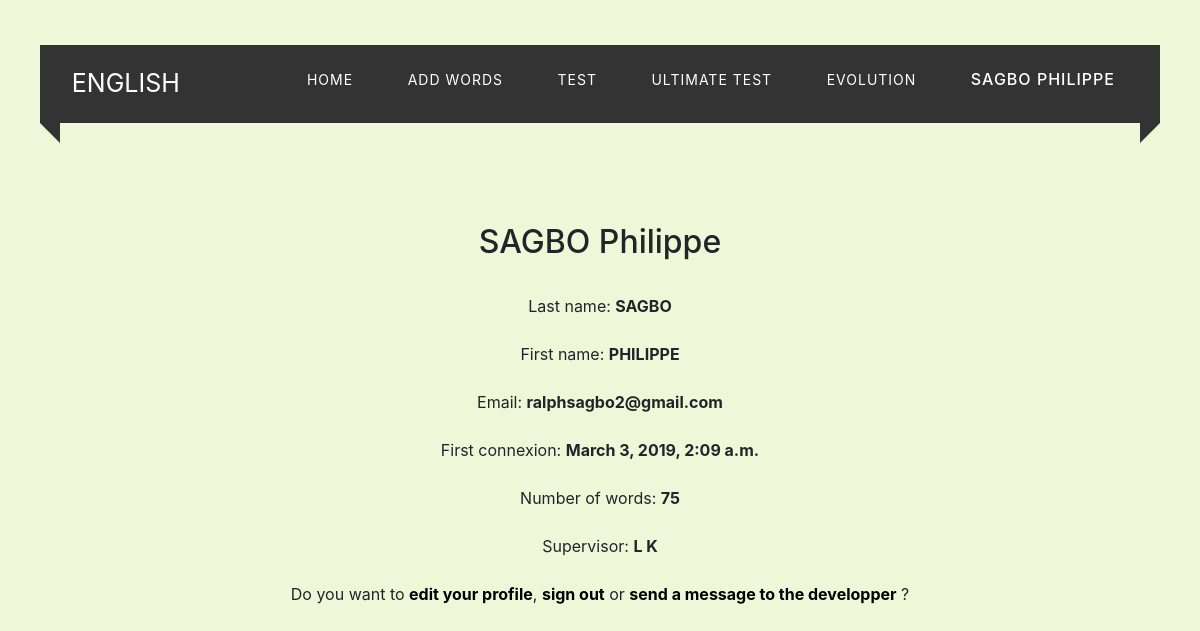
Page /account/ (signed in) on the committed database.
### dico/models.py (models this page shows, shortened)
class NumberWord(models.Model):
    number = models.IntegerField(default=0)
    prof = models.CharField(max_length=30, default="")
    groupe_admin = models.BooleanField(default=False)
    username = models.CharField(max_length=100)
    taille_max = models.IntegerField(default=5)
    taille_ultime = models.IntegerField(default=10)
    first_connexion = models.DateTimeField(default=timezone.now)
    last_connexion = models.DateTimeField(default=timezone.now)

### dico/views.py (the view)
# urls.py: path("account/", views.account, name="account"),
@login_required(login_url='connexion')
def account(request):
    user = User.objects.get(username=str(request.user))
    a = NumberWord.objects.get(username=str(request.user))
    return render(request, "dico/account.html", locals())

### dico/templates/dico/account.html
{% extends "dico/base.html" %}
{% load static %}
{% block content %}
<h2>{{ request.user }}</h2> </br>
Last name: <strong>{{ user.last_name|upper }}</strong> </br> </br>
First name: <strong>{{ user.first_name|upper }}</strong> </br> </br>
Email: <strong>{% if user.email == '' %}
None
{% else %}
{{ user.email }}
{% endif %}</strong> </br></br>
First connexion: <strong>{{ a.first_connexion }}</strong> </br></br>
Number of words: <strong>{{ a.number }}</strong> </br> </br>
Supervisor: <strong>{% if a.prof == '' %}
None
{% else %}
{{ a.prof }}
{% endif %}</strong> </br> </br>
Do you want to <strong><a href="{% url 'profil' number=0 %}">edit your profile</a></strong>, <strong><a href="{% url 'deconnexion' %}">sign out</a></strong> or <strong><a href="{% url 'send_mail' %}">send a message to the developper</a></strong> ? </br>
{% endblock %}

### dico/templates/dico/base.html (shortened to what this page needs)
{% load static %}
<!DOCTYPE html>
<html>
<head>
	<link rel="stylesheet" href="{% static 'bootstrap/dist/css/bootstrap.min.css' %}">
	<link rel="stylesheet" href="{% static 'dico/style_base.css' %}">
</head>
	<body>
		{% block nav %}
		<div class="custom-padding">
			<nav>
				<div class="logo">English</div>
				<ul class="menu-area">
					{% if a.groupe_admin %}
					<li><a href="{% url 'admin_accueil' %}">Home</a></li>
					<li><a href="{% url 'account' %}"><h6>{{ request.user|truncatewords:10 }}</h6></a></li>
					{% else %}
					<li><a href="{% url 'accueil' %}">Home</a></li>
					<li><a href="{% url 'append_word' %}">Add words</a></li>
					<li><a href="{% url 'test' %}">Test</a></li>
					<li><a href="{% url 'ul_test' %}">Ultimate Test</a></li>
					<li><a href="{% url 'affiche_graphe' %}">Evolution</a></li>
					<li><a href="{% url 'account' %}"><h6>{{ request.user|truncatewords:10 }}</h6></a></li>
					{% endif %}
				</ul>
			</nav>
		</div>
		{% endblock %}
	{% block content %}{% endblock %}
	</body>
</html>

### dico/static/dico/style_base.css (style rules this page uses)
body { text-align: center; padding-top: 10px; background-size: cover; -webkit-background-size:cover; height: 100vh; background-color: #F0F6D8; margin: 10px; }
.menu-area li a { text-decoration: none color: #fff; letter-spacing: 1px; text-transform: uppercase; display: block; padding: 0 25px; font-size: 14px; line-height: 30px; position: relative; z-index: 1; }
.menu-area li { list-style: none; display: inline-block; }
.custom-padding { padding-top: 25px; }
nav { position: relative; padding: 20px 20px 10px 10px; text-align: right; z-index: 1; background: #333; margin: 0 auto; margin-bottom: 100px; width: calc(100% - 60px); }
.logo { width: 15%; float: left; text-transform: uppercase; color: #fff; font-size: 25px; text-align: left; padding-left: 2%; }
nav:before { position: absolute; content: ''; left: 0; top: 100%; border-top: 10px solid #333; border-right: 10px solid #333; border-left: 10px solid transparent; border-bottom: 10px solid transparent; }
nav:after { position: absolute; content: ''; border-top: 10px solid #333; border-left: 10px solid #333; border-right: 10px solid transparent; border-bottom: 10px solid transparent; top: 100%; right: 0; }
.menu-area li a { color: white; }
a { text-decoration: none; color: black; }

### rows in the picture
NumberWord: first_connexion "March 3, 2019, 2:09 a.m.", number "75", prof "L K"

### other values in the picture
{{ request.user|truncatewords:10 }} "SAGBO PHILIPPE"
{{ request.user }} "SAGBO Philippe"
{{ user.last_name|upper }} "SAGBO"
{{ user.first_name|upper }} "PHILIPPE"
{{ user.email }} "ralphsagbo2@gmail.com"
